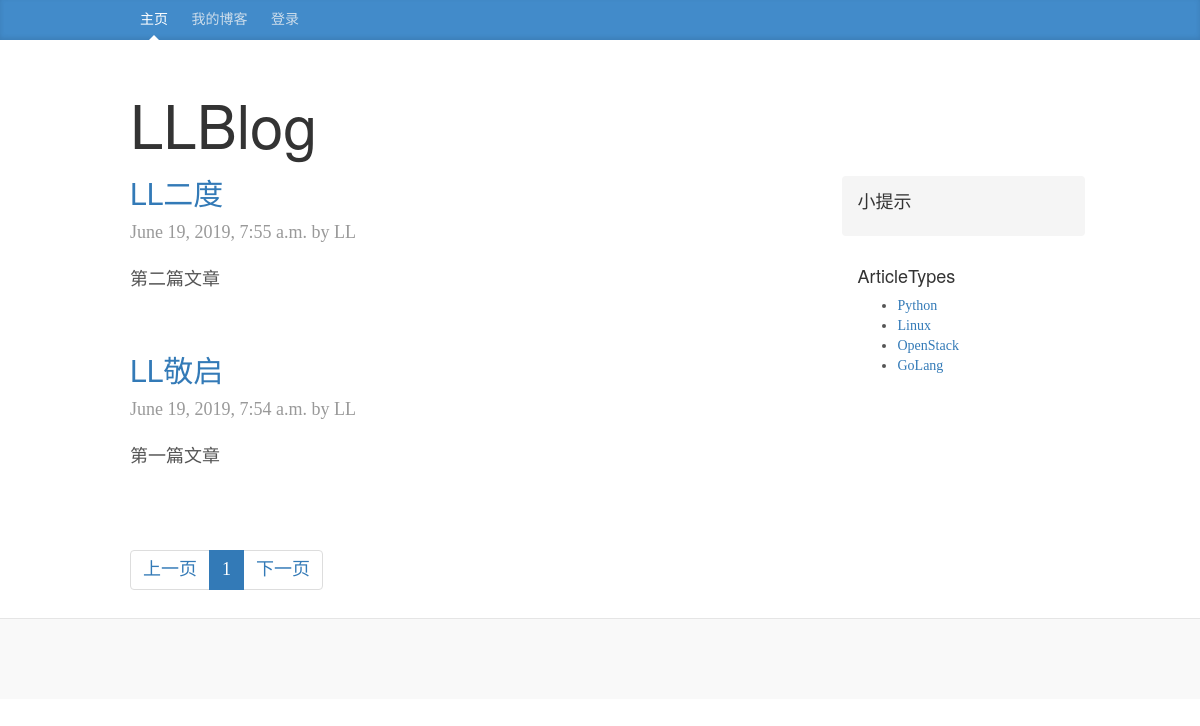
The page / on the database its author committed.
### screen/models.py (models this page shows, shortened)
class Articals(models.Model):
    title = models.CharField("文章标题", max_length=32)
    summary = models.CharField("文章简介", max_length=100)
    detail = models.TextField("文章内容", max_length=1000)
    sort = models.ForeignKey("Articals_sort", on_delete=models.CASCADE, verbose_name="文章类型")
    blog = models.ForeignKey("Blog", on_delete=models.CASCADE, verbose_name="文章所属博客")
    ctime = models.DateTimeField("上传时间", auto_now=True,null=True)
    type_choices = [
        (1, "Python"),
        (2, "Linux"),
        (3, "OpenStack"),
        (4, "GoLang"),
    ]
    article_type_id = models.IntegerField(choices=type_choices, default=None)
    lable = models.ManyToManyField(
        to="Articals_lable",
        through="AL_reletion",
        through_fields=("Aid", "Lid")
    )
    class Meta:
        verbose_name_plural = "文章"

class Blog(models.Model):
    bid = models.AutoField(primary_key=True)
    surfix = models.CharField("blog后缀", max_length=32)
    title = models.CharField("博客标题", max_length=32)
    summary = models.TextField("博客简介", max_length=120)
    user = models.OneToOneField("Users", on_delete=models.CASCADE, verbose_name="博客主人")
    def __str__(self):
        return self.surfix
    class Meta:
        verbose_name_plural = "个人博客"

### screen/views.py (the view)
# urls.py: path('',views.index,name='home'),
def index(request,*args,**kwargs):
    user = request.COOKIES.get('cookie_user', None)
    if user:
        user = models.Users.objects.get(uid=int(user))
    article_type_list = models.Articals.type_choices
    if kwargs:
        article_type_id = int(kwargs["article_type_id"])
        base_url = reverse("home", kwargs=kwargs,args=args)
    else:
        article_type_id = None
        base_url = '/'
    data_count = models.Articals.objects.filter(**kwargs).count()
    page_obj = pagination.Pagination(request.GET.get('p'), data_count)
    if article_type_id:
        artical_list = models.Articals.objects.filter(**kwargs).order_by('-id')[page_obj.start:page_obj.end]
    else:
        artical_list=models.Articals.objects.all().order_by('-ctime')[page_obj.start:page_obj.end]
    page_str = page_obj.page_str(base_url)
    return render(request, 'index.html',locals())

### screen/pagination.py (called while the page is built)
    @property
    def start(self):
        return (self.current_page - 1) * self.per_page_count

    @property
    def end(self):
        return self.current_page * self.per_page_count

    @property
    def total_count(self):
        v, y = divmod(self.data_count, self.per_page_count)
        if y:
            v += 1
        return v

### templates/index.html
{% extends 'base.html' %}
{% block content %}
        {% for article in artical_list %}
        <div class="blog-post">
            <h2><a href="/articals/{{ article.id }}">{{ article.title }}</a></h2>
            <p class="blog-post-meta">{{ article.ctime }} by {{ article.blog }}</p>
            <p>
                {{ article.summary }}
            </p>
        </div>
        {% endfor %}
        <footer>
            <ul class="pagination">
                {{ page_str }}
            </ul>
        </footer>
{% endblock %}
{% block blog-menu-list %}
    <ul>
    {% for type in article_type_list %}
          <li><a href='/{{ type.0}}/'>{{ type.1 }}</a></li>
    {% endfor %}
    </ul>
{% endblock %}

### templates/base.html (shortened to what this page needs)
<!DOCTYPE html>
<html lang="zh-CN">
<head>
    <link href="/static/css/bootstrap.min.css" rel="stylesheet">
    <link href="/static/css/ie10-viewport-bug-workaround.css" rel="stylesheet">
    <link href="/static/css/blog.css" rel="stylesheet">
</head>
<body>
<div class="blog-masthead">
    <div class="container">
        <nav class="blog-nav">
            <a class="blog-nav-item active" href="{% url "home" %}">主页</a>
            <a class="blog-nav-item" href="#">我的博客</a>
            {% if not user %}
                <a class="blog-nav-item" href="{% url "login" %}">登录</a>
            {% else %}
                {% if user.blog %}
                    <a href="/onesindex/{{ user.blog.surfix }}/" class="blog-nav-item" onmouseover="usermenu()">{{ user.username }}</a>
                {% else %}
                    <a class="blog-nav-item" onmouseover="usermenu()" >{{ user.username }}</a>
                {% endif %}
            {% endif %}
        </nav>
    </div>
</div>
{% block body %}
    <div class="container">
        <div class="blog-header">
            {% block blog-header %}
                <h1 class="blog-title">LLBlog</h1>
            {% endblock %}
        </div>
        <div class="row">
            <div class="col-sm-8 blog-main">
                {% block content %}
                {% endblock %}
            </div>
            <div class="col-sm-3 col-sm-offset-1 blog-sidebar">
                <div class="sidebar-module sidebar-module-inset">
                    <h4>小提示</h4>
                </div>
                <div class="sidebar-module">
                    <h4>ArticleTypes</h4>
                    {% block blog-menu-list %}
                    {% endblock %}
                </div>
            </div>
        </div>
    </div>
    <footer class="blog-footer">
    </footer>
{% endblock %}
</body>
</html>

### static/css/blog.css (style rules this page uses)
body { font-family: Georgia, "Times New Roman", Times, serif; color: #555; }
h1, .h1, h2, .h2, h3, .h3, h4, .h4, h5, .h5, h6, .h6 { margin-top: 0; font-family: "Helvetica Neue", Helvetica, Arial, sans-serif; font-weight: normal; color: #333; }
@media (min-width: 1200px) { .container { width: 970px; } }
.blog-masthead { background-color: #428bca; -webkit-box-shadow: inset 0 -2px 5px rgba(0,0,0,.1); box-shadow: inset 0 -2px 5px rgba(0,0,0,.1); }
.blog-nav-item { position: relative; display: inline-block; padding: 10px; font-weight: 500; color: #cdddeb; }
.blog-nav .active { color: #fff; }
.blog-nav .active:after { position: absolute; bottom: 0; left: 50%; width: 0; height: 0; margin-left: -5px; vertical-align: middle; content: " "; border-right: 5px solid transparent; border-bottom: 5px solid; border-left: 5px solid transparent; }
.blog-header { padding-top: 20px; padding-bottom: 20px; }
.blog-title { margin-top: 30px; margin-bottom: 0; font-size: 60px; font-weight: normal; }
.blog-main { font-size: 18px; line-height: 1.5; }
.sidebar-module { padding: 15px; margin: 0 -15px 15px; }
.sidebar-module-inset { padding: 15px; background-color: #f5f5f5; border-radius: 4px; }
.blog-post { margin-bottom: 60px; }
.blog-post-meta { margin-bottom: 20px; color: #999; }
.blog-footer { padding: 40px 0; color: #999; text-align: center; background-color: #f9f9f9; border-top: 1px solid #e5e5e5; }

### rows shown on the page
Articals: title "LL二度", ctime "June 19, 2019, 7:55 a.m.", blog "LL", summary "第二篇文章"
Articals: title "LL敬启", ctime "June 19, 2019, 7:54 a.m.", blog "LL", summary "第一篇文章"

### other values the page prints
{{ page_str }} "上一页 1 下一页"
{{ type.1 }} "Python" "Linux" "OpenStack" "GoLang"
